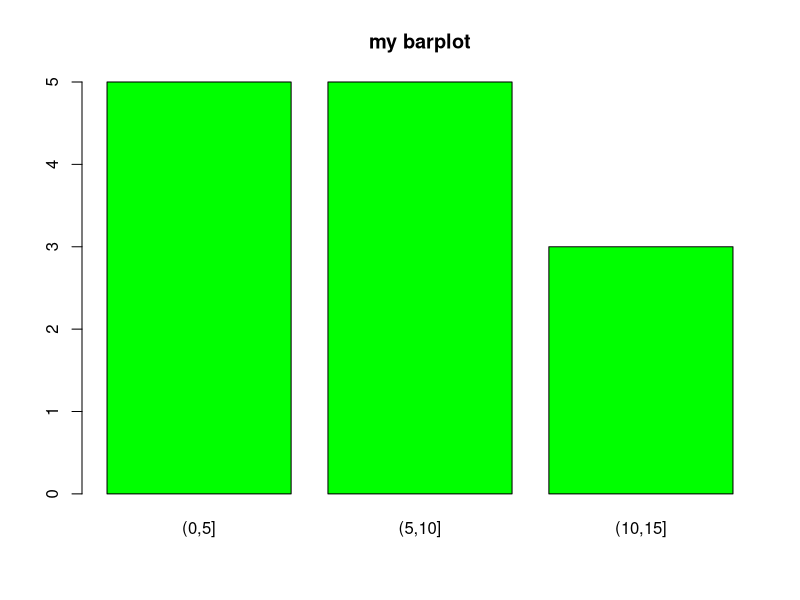

The R source for this figure: (Note: this script raises an error after producing the figure.)
## ---- chunk 1
myVector <- c(1,2,3,4,5,6,7,8,9,10,11,12,13)
myVector
## ---- chunk 2
myFactor <- cut(myVector, breaks=c(0,5,10,15))
myFactor
## ---- chunk 3
myDataframe <- data.frame(myvec=myVector, myfac=myFactor)
str(myDataframe)
## ---- chunk 4
table(myFactor)
## ---- chunk 5
myTable <- table(myFactor)
barplot(myTable, col="green", main="my barplot")
## ---- chunk 6
# correct answer. echo=FALSE means that this code will not be displayed.
dontlook[[2]] <<- function(x) barplot(table(x[,2]))
